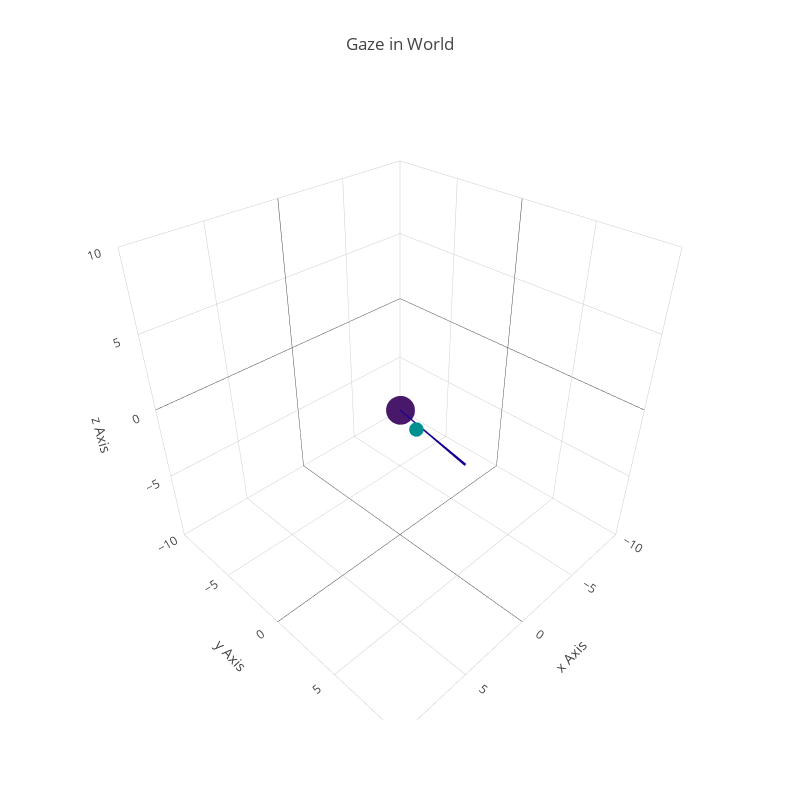

This figure's notebook cell:
### Code cell
gbTrial = datafile.groupby('trialNumber')

calibPt = gbTrial.get_group(1002)
traces = np.array(calibPt1.apply(lambda row: drawVector(row),axis=1))
traces = [item for sublist in traces for item in sublist]

width = 800
height = 800
xRange = [-10,10]
yRange = [-10,10]
zRange = [-10,10]

layout = go.Layout(title="Gaze in World", 
                width=width,
                height=height,
                showlegend=False,
                scene=go.Scene(aspectmode='manual',
                            aspectratio=dict(x=1, y=1, z=1),
                            xaxis=dict(range=xRange, title='x Axis'),
                            yaxis=dict(range=yRange, title='y Axis'),
                            zaxis=dict(range=zRange, title='z Axis'),

                           ),
                margin=go.Margin(t=100),
                hovermode='closest',

                )


fig=go.Figure(data=list(traces),layout=layout)


iplot(fig)
